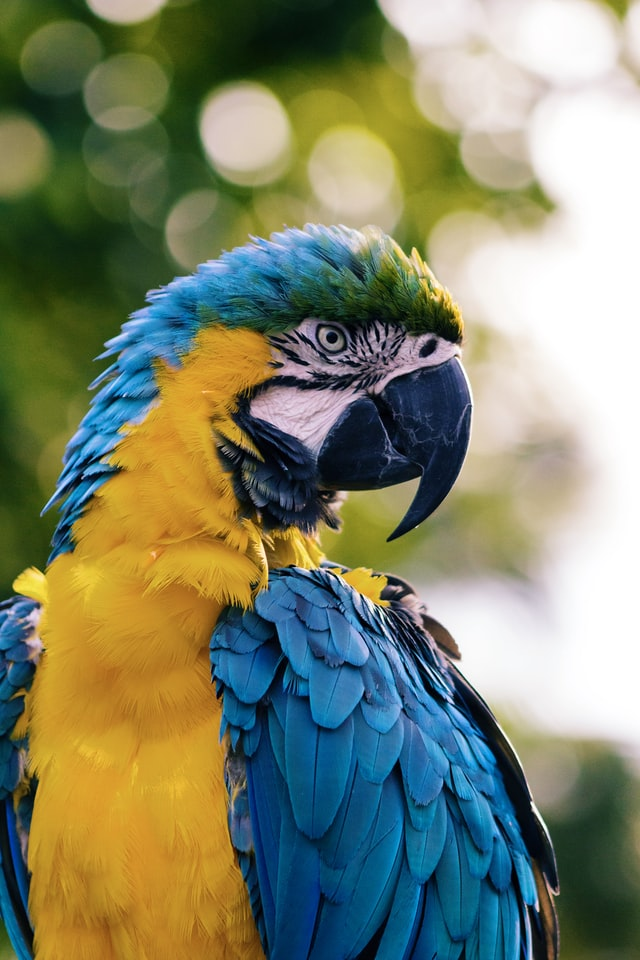
#> input picture assets/images/parrot.jpg, 640 x 960 px
$ python edge_detection.py
#> lines starting #> are read from the running program, lines starting #| are printed output that depends on the picture; after the words box and inside, x2 and y2 are one past the last pixel; in counts of white or black regions, pixels touching at a corner belong together
import cv2 as cv
import numpy as np

"""
 Canny is a specific edge detector (and it uses sobel in one of his stages).
 Canny accepts three args:
  - The first argument is our input image.
  - The second and third arguments are our minVal and maxVal respectively.
  - The forth argument is aperture_size. It is the size of Sobel kernel used for find image gradients.
    By default it is 3.

 The threshold1 and threshold2 in Canny Edge Detector are the gradient values (see folder
 /assets/theory/canny_edge_derivatives.png).
 In particular any gradient value larger than threshold2 is considered to be an edge, instead, any value below
 threshold1 is considered not to be an edge. Values in between threshold1 and threshold2 are either classiﬁed as
 edges or non-edges based on how their intensities are “connected”.
"""

path_to_img = '../../assets/images/parrot.jpg'
img = cv.imread(path_to_img)  # 3 channel image (BGR)
#> img is the input picture: shape (960, 640, 3); mean B, G, R 106.1, 132.4, 126.8
# cv.imshow('Parrot', img)

# Grayscale
gray = cv.cvtColor(img, cv.COLOR_BGR2GRAY)
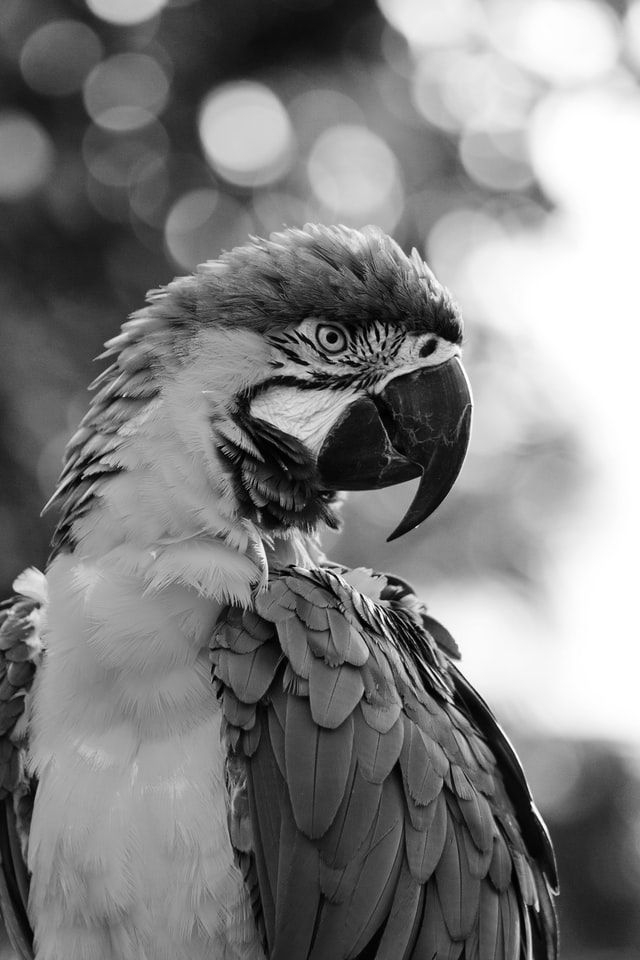
#> gray: shape (960, 640); min 0, max 255, mean 127.7
cv.imshow('Gray', gray)

# Blur
kernel_size = (5, 5)
blur = cv.GaussianBlur(img, kernel_size, cv.BORDER_DEFAULT)
# cv.imshow('Blur', blur)

# Edge Cascade (edge detector)
threshold_1 = 100
threshold_2 = 210
canny = cv.Canny(blur, threshold_1, threshold_2)  # passing a blurred image the detector will work better
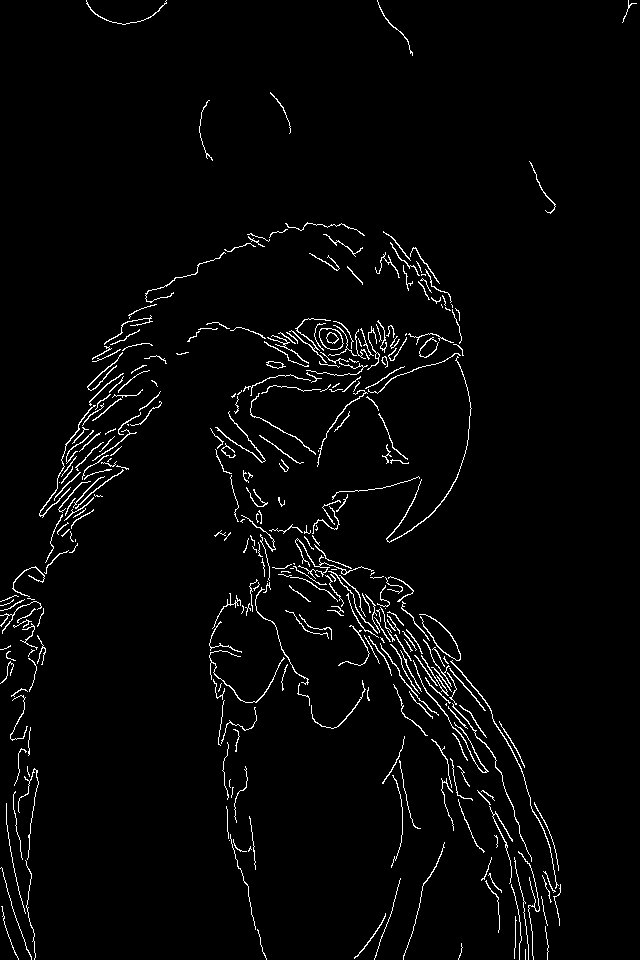
#> canny: shape (960, 640); 2.7% white in thin lines or dots
cv.imshow('Canny', canny)


def auto_canny(image):
    """
    Finds optimal thresholds based on median image pixel intensity.

    :param image: input image as numpy array
    """
    blurred_img = cv.blur(image, ksize=(5, 5))
    med_val = np.median(blurred_img)
#> med_val = 117
    lower = int(max(0, med_val))
#> lower = 117
    upper = int(min(255, med_val))
#> upper = 117
    edges = cv.Canny(image=image, threshold1=lower, threshold2=upper)
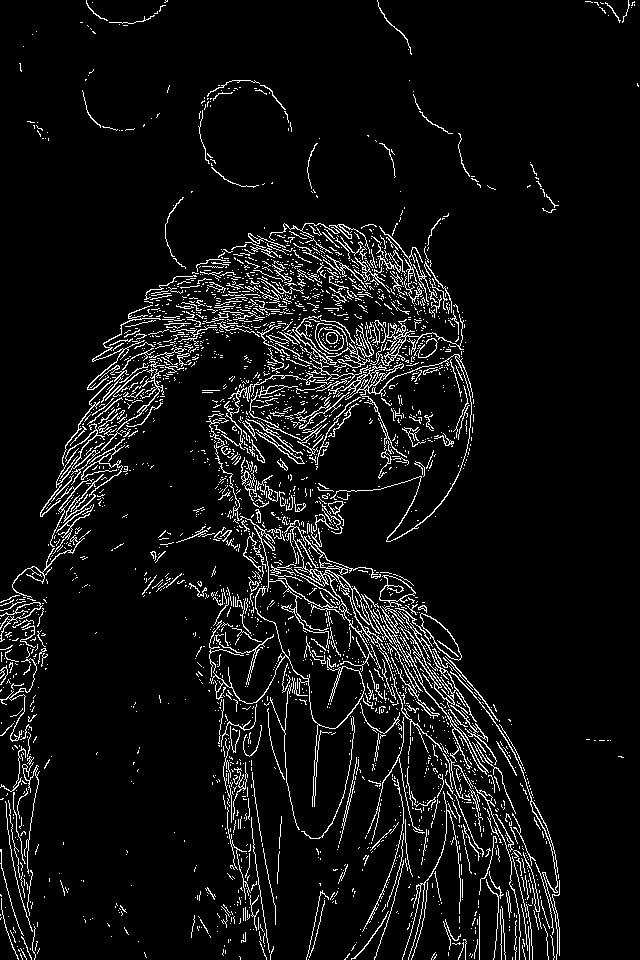
#> edges: shape (960, 640); 6.6% white in thin lines or dots
    return edges


auto_canny = auto_canny(img)
cv.imshow("Auto-Canny", auto_canny)

cv.waitKey(0)

$ run again, with assets/images/cat.jpg copied over assets/images/parrot.jpg
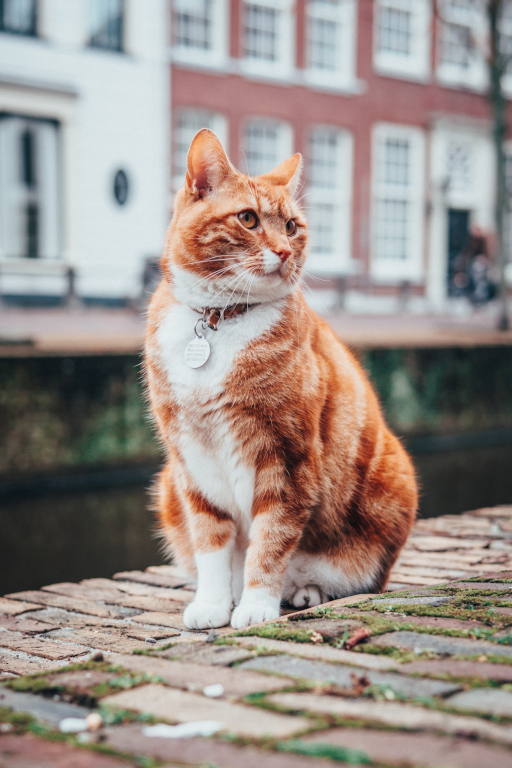
#> input picture assets/images/cat.jpg, 512 x 768 px
#> img is the input picture: shape (768, 512, 3); mean B, G, R 138, 144.3, 155.2
#> `canny = cv.Canny(blur, threshold_1, threshold_2)`:
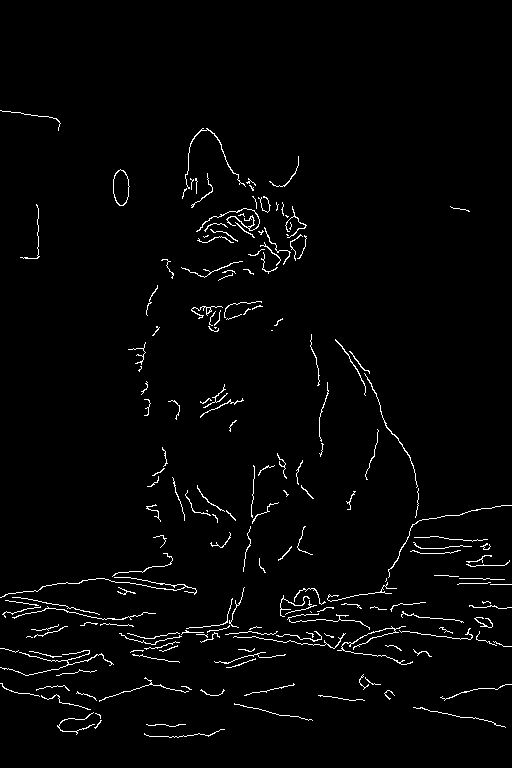
#> canny: shape (768, 512); 2.2% white in thin lines or dots, all inside (x1, y1, x2, y2) = (0, 110, 512, 738)
#> med_val = 158
#> in auto_canny, `edges = cv.Canny(image=image, threshold1=lower, threshold2=upper)`:
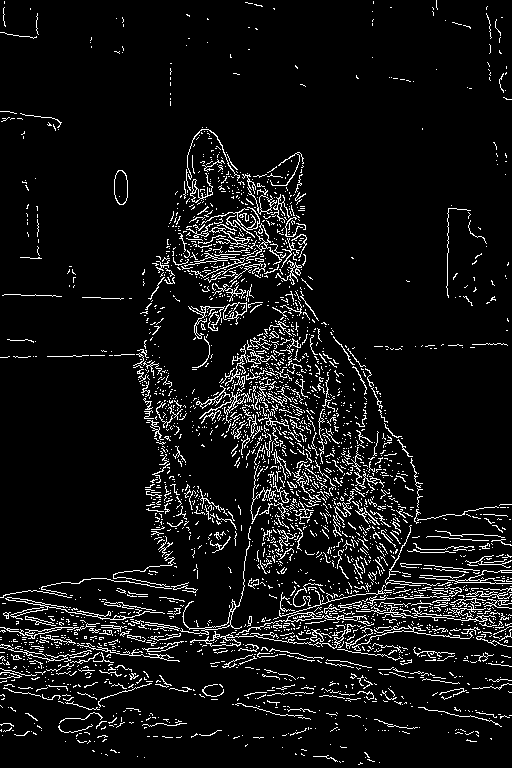
#> edges: shape (768, 512); 7.4% white in thin lines or dots
